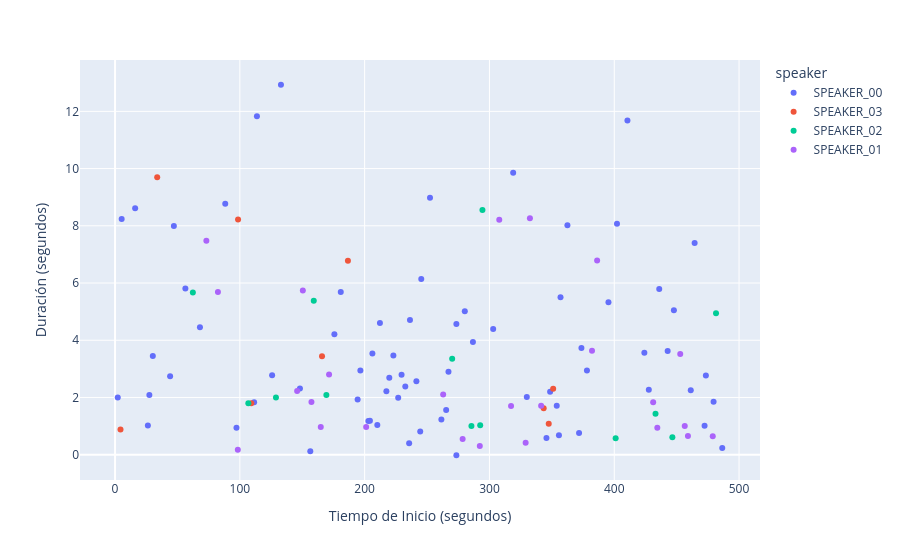

Notebook cell for this chart:
### Code cell
import pandas as pd
import plotly.express as px

# Extraer los segmentos
segments = data['segments']

# Crear un DataFrame con los datos
df = pd.DataFrame(segments)

# Convertir los tiempos de inicio y fin a segundos
def time_to_seconds(time_str):
    h, m, s = map(float, time_str.split(':'))
    return h * 3600 + m * 60 + s

df['start_time'] = df['start_time'].apply(time_to_seconds)
df['end_time'] = df['end_time'].apply(time_to_seconds)
df['duration'] = df['end_time'] - df['start_time']  # Calcular duración

# Crear el gráfico de dispersión usando Plotly
fig = px.scatter(
    df, 
    x='start_time', 
    y='duration', 
    color='speaker', 
    labels={'start_time': 'Tiempo de Inicio (segundos)', 'duration': 'Duración (segundos)'},
    hover_data=['text']  
)

fig.show()

# Guardar el gráfico como un archivo HTML
output_path = r'C:\Users\italo\OneDrive\Escritorio\djangoproject\myapp\plotly_figure3.html'
fig.write_html(output_path)

print("El gráfico se ha guardado correctamente en:", output_path)

### Figure 1 — Plotly figure (JSON) as saved in the notebook; plotly's stock layout.template omitted (floating-point values rounded to 4 significant figures)
{"data": [{"customdata": [[" ¿Quién la lee?"], ["La historia de usuario A. Yo como estudiante necesito ver mi horario semanal para conocer en qué horario y sala o laboratorio se dicta cada asignatura."], ["Entonces lo que tenemos que hacer es especificar cuál es la complejidad de esto y se lo podemos poner en un sprint de dos semanas."], ["Lo voy a leer de nuevo."], ["Yo como estudiante necesito ver mi horario semanal"], [" Para conocer en qué horario y sala o laboratorio se dicta cada asignatura."], ["Yo creo que lo primero que deberíamos hacer es modularizar y asignar tiempo."], ["Porque yo, por ejemplo, yo en Frontend tengo que hacer el calendario, tengo que hacer las vistas del calendario y tengo que hacer también por..."], [" estudiante las vistas de cada uno de sus horarios dependiendo de la información que hay en el paquete."], ["Claro, o sea no solamente tiene que ser funcional sino que además tiene que ser amigable."], ["Claro, primero tenés que definir las tablas para la base de datos, las relaciones, pero eso probablemente ya está hecho en este sistema, ¿no?"], ["No, porque está en desarrollo."], [" Hay que ingresar toda esa información."], ["Pero no pensemos en eso, sino que pensando en que tienen que definir más como todas las tablas, tienen que hacer las consultas de la base de datos para que yo las pueda acceder con el Max y poder tirarla a un front."], ["¿Cuánto les tomaría hacer eso?"], [" No pasar todo a base de datos, sino que crear la base de datos, considerando que cuando se inició el proceso, porque en esta historia de usuario no estamos pensando en quién va a ingresar los datos, los datos están, sino que en diseñar las funcionalidades y que puedan ver el calendario."], ["Sí, hay que diseñar las tablas específicas para eso."], ["Ya."], ["Claro. Y también la consulta tiene que ser por cada uno de..."], [" cuáles son las asignaturas que tiene cada usuario, la tabla de usuario tiene que estar relacionada con la asignatura, la asignatura tiene que estar relacionada con el profesor."], ["Además, cada asignatura tiene que tener un horario."], ["La pregunta es que tenemos que estimar acá si es que eso se puede hacer en dos semanas."], ["Sí, su lado, ¿cachai?"], ["Considerando que nosotros en Front,"], [" Vamos a poder también, tenemos que estimar cuánto nos tomaría hacer eso en dos semanas."], ["Si se puede hacer en dos semanas."], ["Entonces miren, voy a leer los tipos de resultados porque podemos tener como la misma base."], ["Muy sencillo, el problema está prácticamente resuelto."], ["El equipo puede desarrollar la historia de usuario en una fracción mínima de iteración."], ["Sencillo, el equipo puede desarrollar la historia de usuario sin problema en la iteración."], ["Al menos una historia singular podría agregarse a la iteración."], ["Medio, el equipo puede desarrollar la historia de usuario en la iteración."], ["Solo una historia de menor complejidad puede agregarse a la iteración."], [" Complicado."], ["El equipo puede desarrollar la historia de usuario en la iteración siempre y cuando no haya ningún inconveniente."], ["No pueden agregarse otras historias a la iteración."], ["Imposible."], ["El equipo no puede desarrollar la historia dentro de la iteración."], ["A mí desarrollar un calendario en front con esas consultas me tomaría fácil una semana hacerlo bien."], ["O media semana, una semana."], [" Claro, pero además tengo que trabajar con el Max."], ["Porque mientras yo voy desarrollando, él va a tener que ir haciendo que se vea bien."], ["Claro, si falla algo."], ["Si yo creo que, considerando que yo estimo muy mal, si yo creo que en una semana yo podría hacerlo... Tienes que dejarlo en cura."], ["Sí, entonces probablemente yo creo que se podría hacer en las dos semanas esta parte, front."], ["Pero podría solamente ponerse una historia de usuario sencilla más."], ["Pero es una nomás, entonces yo creo que... ¿Se definen varias funcionalidades?"], ["Porque además si van a tener que integrar, claro, al backend junto con las consultas específicas, probablemente vayan a necesitar varios tipos de consultas, tipo el usuario, por este usuario, cuáles son sus ramos, ¿cierto?"], ["Por este profesor, cuáles son sus ramos, ese tipo de cosas."], ["En una semana."], ["¿Tú decís que les complicaría hacer todo eso en dos semanas?"], ["Sí, yo creo que todo junto es complicado."], ["Todo junto."], ["Probablemente se podría meter otra historia de usuario en la iteración."], ["Sí, si está relacionada con este probablemente sería más fácil de desarrollar, pero una cuestión que fuese ajena o de otro módulo sería complejo de desarrollar."], ["Y probablemente..."], [" no podríamos desarrollarlo a la vez con otra de alta complejidad."], ["Eso considerando también como las habilidades que tenemos todavía al desarrollo."], ["Además, miren, en la arquitectura tenemos el front, después está el backend de Node.js."], [" Atrás del contenedor de inscripción hay un servicio de inscripción y hay una aplicación para inscribir asignaturas."], ["Me tinka a mí que nosotros no nos metemos ni en Inscription Service ni en Inscription App, porque son de inscripción y la historia de usuario solamente está pidiendo que mostremos cuando ya está inscrito."], ["Sí, solo necesita ver el horario semanal."], ["La inscripción está hecha, o sea, tenemos que asumir que ya está lista."], ["Y es, claro, hacer las puras consultas, considerando también las tablas y todo eso, pero probablemente serían como las puras consultas."], ["Yo creo que está entre medio y complicado."], ["Y también tiene que ver con el nivel que tenemos nosotros de velocidad al desarrollar, porque no soy tan rápido."], [" No la dividiría, o sea, yo creo que se puede hacer en las dos semanas."], ["Yo creo que medio, en el sentido de que se puede agregar otra historia de usuario para ese sprint de dos semanas de menor complejidad."], ["Se podría agregar la iteración."], ["O sea, podríamos hacer esta y una más fácil."], ["Sí, yo también creo que estoy de acuerdo con medio."], ["Super."]], "hovertemplate": "speaker=SPEAKER_00<br>Tiempo de Inicio (segundos)=%{x}<br>Duración (segundos)=%{y}<br>text=%{customdata[0]}<extra></extra>", "legendgroup": "SPEAKER_00", "marker": {"color": "#636efa", "symbol": "circle"}, "mode": "markers", "name": "SPEAKER_00", "orientation": "v", "showlegend": true, "type": "scatter", "x": [2.16, 5.29, 16.1, 26.3, 27.48, 30.26, 44.11, 47.11, 56.34, 68.03, 88.29, 97.29, 111.4, 113.7, 125.8, 132.9, 148.2, 156.4, 175.8, 180.9, 194.4, 196.6, 203.0, 204.2, 206.2, 210.2, 212.2, 217.4, 219.7, 223.0, 226.9, 229.6, 232.6, 235.7, 236.3, 241.5, 244.5, 245.4, 252.4, 261.5, 265.3, 267.2, 273.5, 273.5, 280.2, 286.8, 303.0, 319.0, 329.9, 345.7, 348.6, 353.9, 355.7, 356.9, 362.5, 371.8, 373.7, 378.1, 395.4, 402.2, 410.6, 424.1, 427.7, 436.0, 442.8, 447.8, 461.3, 464.4, 472.4, 473.4, 479.6, 486.5], "xaxis": "x", "y": [2, 8.24, 8.61, 1.02, 2.09, 3.45, 2.74, 7.99, 5.81, 4.45, 8.77, 0.94, 1.83, 11.83, 2.78, 12.93, 2.31, 0.12, 4.21, 5.69, 1.93, 2.94, 1.18, 1.19, 3.54, 1.04, 4.6, 2.22, 2.69, 3.47, 1.99, 2.79, 2.38, 0.4, 4.71, 2.57, 0.81, 6.14, 8.98, 1.23, 1.56, 2.9, -0.02, 4.57, 5.01, 3.94, 4.39, 9.85, 2.02, 0.58, 2.2, 1.71, 0.68, 5.5, 8.02, 0.76, 3.73, 2.94, 5.33, 8.07, 11.68, 3.56, 2.27, 5.79, 3.62, 5.05, 2.25, 7.4, 1.01, 2.77, 1.85, 0.23], "yaxis": "y"}, {"customdata": [["Tú."], ["Entonces, el contenedor de servicios de asignaturas tiene que tener la información de la sala de clase."], ["Pero igual el tema de la sala es... Tienen un Excel y cada carrera..."], ["Sí, pero se hace manual por carrera."], ["Pero se le va a agregar un campo que es la sala."], ["El profesor ya está con la asignatura, o sea, el profesor."], ["Entonces, ¿en qué semana es cumplido?"], [" En dos semanas es complicado."], ["O sea, todo po, mas lo tuyo."]], "hovertemplate": "speaker=SPEAKER_03<br>Tiempo de Inicio (segundos)=%{x}<br>Duración (segundos)=%{y}<br>text=%{customdata[0]}<extra></extra>", "legendgroup": "SPEAKER_03", "marker": {"color": "#EF553B", "symbol": "circle"}, "mode": "markers", "name": "SPEAKER_03", "orientation": "v", "showlegend": true, "type": "scatter", "x": [4.37, 33.77, 98.56, 109.2, 165.8, 186.6, 343.4, 347.5, 351.1], "xaxis": "x", "y": [0.88, 9.7, 8.22, 1.8, 3.44, 6.78, 1.62, 1.08, 2.3], "yaxis": "y"}, {"customdata": [["Yo creo que ver si es agradable para el público y que sea funcional como la mayoría."], ["La sala se asigna antes."], ["Pasar todo a base de datos sería..."], ["Y ese ramo tiene hacinado una sala, eso ya tiene relacionado al tirón."], ["Se le va a agregar el campo que se haya asignado..."], ["Y testeándolo si... Claro, si falla algo."], ["Sin ningún conveniente."], ["Hacer como una historia..."], [" dividida o no, como que hay usuarios que son una mezcla de todas y eso es mucho más pedo."], ["¿La consultas?"], ["Sería como hacer las consultas."], ["Yo creo que medio."], ["¿Estamos todos de acuerdo?"]], "hovertemplate": "speaker=SPEAKER_02<br>Tiempo de Inicio (segundos)=%{x}<br>Duración (segundos)=%{y}<br>text=%{customdata[0]}<extra></extra>", "legendgroup": "SPEAKER_02", "marker": {"color": "#00cc96", "symbol": "circle"}, "mode": "markers", "name": "SPEAKER_02", "orientation": "v", "showlegend": true, "type": "scatter", "x": [62.34, 106.8, 128.9, 159.2, 169.3, 270.1, 285.6, 292.6, 294.4, 401.1, 433.1, 446.6, 481.5], "xaxis": "x", "y": [5.67, 1.8, 2, 5.38, 2.09, 3.35, 1, 1.03, 8.55, 0.57, 1.43, 0.61, 4.94], "yaxis": "y"}, {"customdata": [["Yo básicamente tengo que registrar que el horario semanal se vaya actualizando constantemente y que este tenga persistencia a lo largo del tiempo."], [" va a ser una base de datos bien grande porque el horario semanal de todos los estudiantes de la universidad es increíblemente grande."], ["Exacto."], ["Claro, pero igual hay que diseñar la base de datos si no está diseñado."], ["Entonces, primeramente necesitáis el usuario, primeramente todos sus datos."], [" todos los ramos, todos los ramos que se tengan."], ["Con un profesor sobre todo."], ["Pero también te necesita que sé qué profesor va a ser."], ["En dos semanas."], ["Y tú te conectás directamente con la Araceli, así que"], ["Tienes que dejarle holgura."], ["Ya."], ["Yo creo en modelar la base de datos, hablando de abstraerse, hacer las tablas, modelo relacional y a pasarlo a"], [" A integrarlo al backend."], ["Exacto."], ["Yo creo que unos cuatro días saldría eso, porque es más largo, diría yo, desarrollarlo y conectarlo con el backend."], ["Pero es más corto."], ["Y también tenemos que ver por si se alarga el proyecto."], ["Puede que haya, no sé, cualquier problema básico puede pasar y eso ya te le tienes que sumar dos días por lo menos de que algo sucedió."], [" Eso sería conectar con otro módulo."], ["Sí, hacer las puras consultas."], ["Yo también  ía y le pongo medio."], ["Dividiría esa historia."], ["En más sprints."], ["¿Medio entonces?"]], "hovertemplate": "speaker=SPEAKER_01<br>Tiempo de Inicio (segundos)=%{x}<br>Duración (segundos)=%{y}<br>text=%{customdata[0]}<extra></extra>", "legendgroup": "SPEAKER_01", "marker": {"color": "#ab63fa", "symbol": "circle"}, "mode": "markers", "name": "SPEAKER_01", "orientation": "v", "showlegend": true, "type": "scatter", "x": [73.17, 82.43, 98.37, 145.9, 150.5, 157.4, 164.8, 171.5, 201.2, 262.9, 278.5, 292.3, 307.9, 317.3, 329, 332.4, 341.4, 382.2, 386.3, 431.2, 434.5, 452.9, 456.5, 459.1, 478.9], "xaxis": "x", "y": [7.48, 5.69, 0.17, 2.23, 5.74, 1.84, 0.97, 2.8, 0.97, 2.1, 0.55, 0.3, 8.21, 1.7, 0.42, 8.26, 1.71, 3.63, 6.79, 1.83, 0.94, 3.52, 1, 0.65, 0.64], "yaxis": "y"}], "layout": {"legend": {"title": {"text": "speaker"}, "tracegroupgap": 0}, "margin": {"t": 60}, "xaxis": {"anchor": "y", "domain": [0, 1], "title": {"text": "Tiempo de Inicio (segundos)"}}, "yaxis": {"anchor": "x", "domain": [0, 1], "title": {"text": "Duración (segundos)"}}}}
